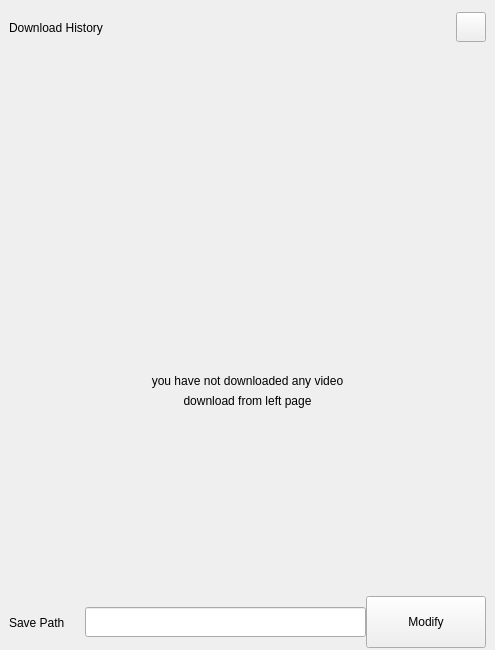
<?xml version="1.0" encoding="UTF-8"?>
<ui version="4.0">
 <class>UBTMyDownloadHistoryWidget</class>
 <widget class="QWidget" name="UBTMyDownloadHistoryWidget">
  <property name="geometry">
   <rect>
    <x>0</x>
    <y>0</y>
    <width>495</width>
    <height>650</height>
   </rect>
  </property>
  <property name="sizePolicy">
   <sizepolicy hsizetype="Fixed" vsizetype="Fixed">
    <horstretch>0</horstretch>
    <verstretch>0</verstretch>
   </sizepolicy>
  </property>
  <property name="minimumSize">
   <size>
    <width>495</width>
    <height>650</height>
   </size>
  </property>
  <property name="maximumSize">
   <size>
    <width>495</width>
    <height>650</height>
   </size>
  </property>
  <property name="windowTitle">
   <string>Form</string>
  </property>
  <layout class="QVBoxLayout" name="verticalLayout">
   <property name="spacing">
    <number>2</number>
   </property>
   <property name="leftMargin">
    <number>0</number>
   </property>
   <property name="topMargin">
    <number>0</number>
   </property>
   <property name="rightMargin">
    <number>0</number>
   </property>
   <property name="bottomMargin">
    <number>0</number>
   </property>
   <item>
    <widget class="QWidget" name="downloadHistoryTitle" native="true">
     <property name="sizePolicy">
      <sizepolicy hsizetype="Fixed" vsizetype="Fixed">
       <horstretch>0</horstretch>
       <verstretch>0</verstretch>
      </sizepolicy>
     </property>
     <property name="minimumSize">
      <size>
       <width>495</width>
       <height>55</height>
      </size>
     </property>
     <property name="maximumSize">
      <size>
       <width>495</width>
       <height>55</height>
      </size>
     </property>
     <layout class="QHBoxLayout" name="horizontalLayout">
      <property name="spacing">
       <number>0</number>
      </property>
      <property name="topMargin">
       <number>0</number>
      </property>
      <property name="bottomMargin">
       <number>0</number>
      </property>
      <item>
       <widget class="QLabel" name="videoDownloadTitleLbl">
        <property name="text">
         <string>Download History</string>
        </property>
       </widget>
      </item>
      <item>
       <spacer name="horizontalSpacer">
        <property name="orientation">
         <enum>Qt::Horizontal</enum>
        </property>
        <property name="sizeHint" stdset="0">
         <size>
          <width>40</width>
          <height>20</height>
         </size>
        </property>
       </spacer>
      </item>
      <item>
       <widget class="QPushButton" name="downloadHistoryDelBtn">
        <property name="sizePolicy">
         <sizepolicy hsizetype="Fixed" vsizetype="Fixed">
          <horstretch>0</horstretch>
          <verstretch>0</verstretch>
         </sizepolicy>
        </property>
        <property name="minimumSize">
         <size>
          <width>30</width>
          <height>30</height>
         </size>
        </property>
        <property name="maximumSize">
         <size>
          <width>30</width>
          <height>30</height>
         </size>
        </property>
        <property name="text">
         <string/>
        </property>
       </widget>
      </item>
     </layout>
     <zorder>videoDownloadTitleLbl</zorder>
     <zorder>downloadHistoryDelBtn</zorder>
     <zorder>horizontalSpacer</zorder>
    </widget>
   </item>
   <item>
    <widget class="QStackedWidget" name="downloadHistoryContent">
     <property name="lineWidth">
      <number>0</number>
     </property>
     <widget class="QWidget" name="noContent">
      <widget class="QLabel" name="emptyVideoDownloadIcon">
       <property name="geometry">
        <rect>
         <x>186</x>
         <y>179</y>
         <width>123</width>
         <height>112</height>
        </rect>
       </property>
       <property name="sizePolicy">
        <sizepolicy hsizetype="Fixed" vsizetype="Fixed">
         <horstretch>0</horstretch>
         <verstretch>0</verstretch>
        </sizepolicy>
       </property>
       <property name="minimumSize">
        <size>
         <width>123</width>
         <height>112</height>
        </size>
       </property>
       <property name="maximumSize">
        <size>
         <width>123</width>
         <height>112</height>
        </size>
       </property>
       <property name="text">
        <string/>
       </property>
      </widget>
      <widget class="QLabel" name="emptyVideoDownloadText_0">
       <property name="geometry">
        <rect>
         <x>0</x>
         <y>314</y>
         <width>495</width>
         <height>20</height>
        </rect>
       </property>
       <property name="sizePolicy">
        <sizepolicy hsizetype="Fixed" vsizetype="Fixed">
         <horstretch>0</horstretch>
         <verstretch>0</verstretch>
        </sizepolicy>
       </property>
       <property name="minimumSize">
        <size>
         <width>495</width>
         <height>20</height>
        </size>
       </property>
       <property name="maximumSize">
        <size>
         <width>495</width>
         <height>20</height>
        </size>
       </property>
       <property name="text">
        <string>you have not downloaded any video</string>
       </property>
       <property name="alignment">
        <set>Qt::AlignCenter</set>
       </property>
      </widget>
      <widget class="QLabel" name="emptyVideoDownloadText_1">
       <property name="geometry">
        <rect>
         <x>0</x>
         <y>334</y>
         <width>495</width>
         <height>20</height>
        </rect>
       </property>
       <property name="sizePolicy">
        <sizepolicy hsizetype="Fixed" vsizetype="Fixed">
         <horstretch>0</horstretch>
         <verstretch>0</verstretch>
        </sizepolicy>
       </property>
       <property name="minimumSize">
        <size>
         <width>495</width>
         <height>20</height>
        </size>
       </property>
       <property name="maximumSize">
        <size>
         <width>495</width>
         <height>20</height>
        </size>
       </property>
       <property name="text">
        <string>download from left page</string>
       </property>
       <property name="alignment">
        <set>Qt::AlignCenter</set>
       </property>
      </widget>
     </widget>
     <widget class="QWidget" name="downloadVideoListContainer">
      <layout class="QVBoxLayout" name="downloadVideoListContainerLayout">
       <property name="spacing">
        <number>0</number>
       </property>
       <property name="leftMargin">
        <number>0</number>
       </property>
       <property name="topMargin">
        <number>0</number>
       </property>
       <property name="rightMargin">
        <number>0</number>
       </property>
       <property name="bottomMargin">
        <number>0</number>
       </property>
       <item>
        <widget class="QListWidget" name="downloadVideoList">
         <property name="frameShape">
          <enum>QFrame::NoFrame</enum>
         </property>
         <property name="frameShadow">
          <enum>QFrame::Plain</enum>
         </property>
         <property name="lineWidth">
          <number>0</number>
         </property>
         <property name="verticalScrollBarPolicy">
          <enum>Qt::ScrollBarAsNeeded</enum>
         </property>
         <property name="horizontalScrollBarPolicy">
          <enum>Qt::ScrollBarAlwaysOff</enum>
         </property>
        </widget>
       </item>
      </layout>
     </widget>
    </widget>
   </item>
   <item>
    <widget class="QWidget" name="downloadHistorySavePath" native="true">
     <property name="sizePolicy">
      <sizepolicy hsizetype="Fixed" vsizetype="Fixed">
       <horstretch>0</horstretch>
       <verstretch>0</verstretch>
      </sizepolicy>
     </property>
     <property name="minimumSize">
      <size>
       <width>495</width>
       <height>55</height>
      </size>
     </property>
     <property name="maximumSize">
      <size>
       <width>495</width>
       <height>55</height>
      </size>
     </property>
     <layout class="QHBoxLayout" name="horizontalLayout_2">
      <property name="spacing">
       <number>0</number>
      </property>
      <property name="topMargin">
       <number>0</number>
      </property>
      <property name="bottomMargin">
       <number>0</number>
      </property>
      <item>
       <widget class="QLabel" name="savePathLbl">
        <property name="text">
         <string>Save Path</string>
        </property>
       </widget>
      </item>
      <item>
       <spacer name="horizontalSpacer_2">
        <property name="orientation">
         <enum>Qt::Horizontal</enum>
        </property>
        <property name="sizeHint" stdset="0">
         <size>
          <width>40</width>
          <height>20</height>
         </size>
        </property>
       </spacer>
      </item>
      <item>
       <widget class="QLineEdit" name="savePathLineEdit">
        <property name="sizePolicy">
         <sizepolicy hsizetype="Fixed" vsizetype="Fixed">
          <horstretch>0</horstretch>
          <verstretch>0</verstretch>
         </sizepolicy>
        </property>
        <property name="minimumSize">
         <size>
          <width>281</width>
          <height>30</height>
         </size>
        </property>
        <property name="maximumSize">
         <size>
          <width>281</width>
          <height>30</height>
         </size>
        </property>
        <property name="readOnly">
         <bool>true</bool>
        </property>
       </widget>
      </item>
      <item>
       <widget class="QPushButton" name="savePathModifyBtn">
        <property name="sizePolicy">
         <sizepolicy hsizetype="Fixed" vsizetype="Fixed">
          <horstretch>0</horstretch>
          <verstretch>0</verstretch>
         </sizepolicy>
        </property>
        <property name="minimumSize">
         <size>
          <width>120</width>
          <height>52</height>
         </size>
        </property>
        <property name="maximumSize">
         <size>
          <width>120</width>
          <height>52</height>
         </size>
        </property>
        <property name="text">
         <string>Modify</string>
        </property>
       </widget>
      </item>
     </layout>
    </widget>
   </item>
  </layout>
 </widget>
 <resources/>
 <connections/>
</ui>
